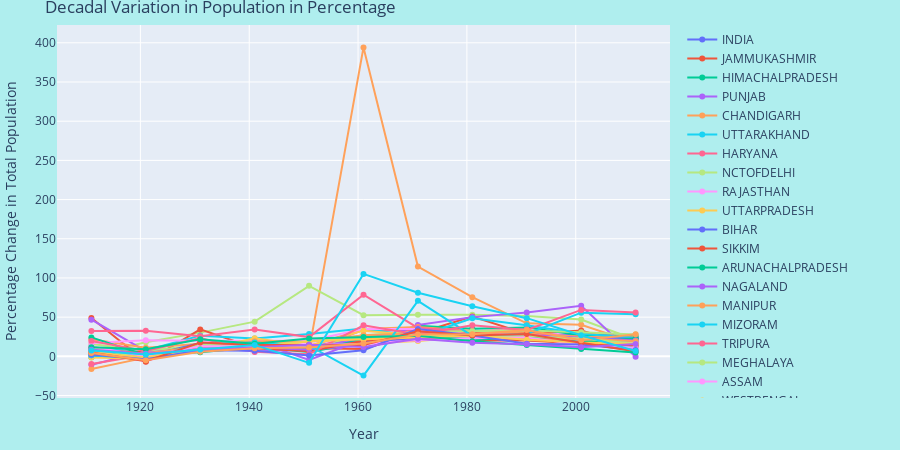

Here is the notebook cell this chart was saved with:
### Code cell
fig = go.Figure()

for (state_code, district_code, name) in df_India.index:
    decadal_var = df_India.loc[(state_code, district_code, name)].Pct_var_since_last
    fig.add_trace(go.Scatter(x = decadal_var.index, y = decadal_var, name = name))

fig.update_layout(autosize = False,
                  width = 900,
                  height = 450,
                  margin = dict(l = 10, r = 25, t = 25, b = 20),
                  yaxis = dict(title_text = 'Percentage Change in Total Population'),
                  xaxis = dict(title_text = 'Year'),
                  title = dict(text = 'Decadal Variation in Population in Percentage'),
                  paper_bgcolor = 'paleturquoise')
fig.show()
